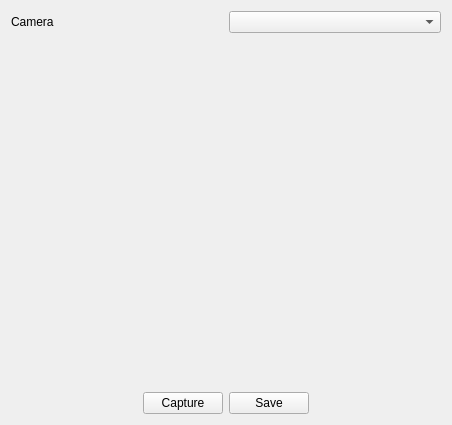
<?xml version="1.0" encoding="UTF-8"?>
<ui version="4.0">
 <class>UiCameraDemo</class>
 <widget class="QWidget" name="UiCameraDemo">
  <property name="geometry">
   <rect>
    <x>0</x>
    <y>0</y>
    <width>452</width>
    <height>425</height>
   </rect>
  </property>
  <property name="windowTitle">
   <string>CameraDemo</string>
  </property>
  <layout class="QGridLayout" name="gridLayout">
   <item row="0" column="0">
    <layout class="QHBoxLayout" name="horizontalLayout_2">
     <item>
      <widget class="QLabel" name="label">
       <property name="text">
        <string>Camera</string>
       </property>
      </widget>
     </item>
     <item>
      <widget class="QComboBox" name="m_pComboBoxCamera"/>
     </item>
    </layout>
   </item>
   <item row="2" column="0">
    <layout class="QHBoxLayout" name="horizontalLayout">
     <item>
      <spacer name="horizontalSpacer_2">
       <property name="orientation">
        <enum>Qt::Horizontal</enum>
       </property>
       <property name="sizeHint" stdset="0">
        <size>
         <width>40</width>
         <height>20</height>
        </size>
       </property>
      </spacer>
     </item>
     <item>
      <widget class="QPushButton" name="m_pPushButtonCapture">
       <property name="text">
        <string>Capture</string>
       </property>
      </widget>
     </item>
     <item>
      <widget class="QPushButton" name="m_pPushButtonSave">
       <property name="text">
        <string>Save</string>
       </property>
      </widget>
     </item>
     <item>
      <spacer name="horizontalSpacer">
       <property name="orientation">
        <enum>Qt::Horizontal</enum>
       </property>
       <property name="sizeHint" stdset="0">
        <size>
         <width>40</width>
         <height>20</height>
        </size>
       </property>
      </spacer>
     </item>
    </layout>
   </item>
   <item row="1" column="0">
    <widget class="QLabel" name="label_2">
     <property name="text">
      <string/>
     </property>
    </widget>
   </item>
  </layout>
 </widget>
 <layoutdefault spacing="6" margin="11"/>
 <resources/>
 <connections/>
</ui>
